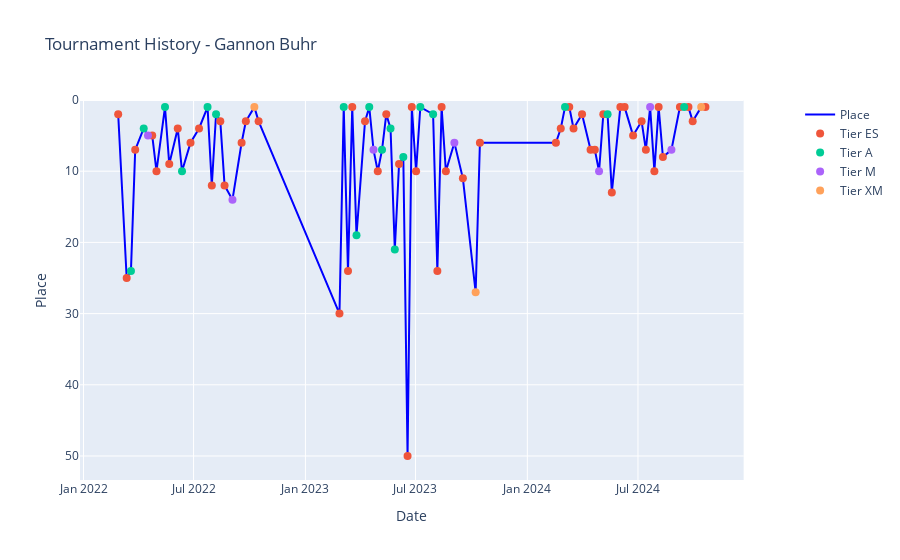

Source (notebook cell):
### Code cell
player_historic_linechart(df, 'Gannon Buhr')

### Figure 1 — Plotly figure (JSON) as saved in the notebook; plotly's stock layout.template omitted (floating-point values rounded to 4 significant figures)
{"data": [{"customdata": [2, 25, 24, 7, 4, 5, 5, 10, 1, 9, 4, 10, 6, 4, 1, 12, 2, 3, 12, 14, 6, 3, 1, 3, 30, 1, 24, 1, 19, 3, 1, 7, 10, 7, 2, 4, 21, 9, 8, 50, 1, 10, 1, 2, 24, 1, 10, 6, 11, 27, 6, 6, 4, 1, 1, 4, 2, 7, 7, 10, 2, 2, 13, 1, 1, 5, 3, 7, 1, 10, 1, 8, 7, 1, 1, 1, 3, 1, 1], "hovertemplate": "Date: %{x}<br>Place: %{customdata}<extra></extra>", "line": {"color": "blue"}, "name": "Place", "type": "scatter", "x": ["2022-02-27T00:00:00", "2022-03-13T00:00:00", "2022-03-20T00:00:00", "2022-03-27T00:00:00", "2022-04-10T00:00:00", "2022-04-17T00:00:00", "2022-04-24T00:00:00", "2022-05-01T00:00:00", "2022-05-15T00:00:00", "2022-05-22T00:00:00", "2022-06-05T00:00:00", "2022-06-12T00:00:00", "2022-06-26T00:00:00", "2022-07-10T00:00:00", "2022-07-24T00:00:00", "2022-07-31T00:00:00", "2022-08-07T00:00:00", "2022-08-14T00:00:00", "2022-08-21T00:00:00", "2022-09-03T00:00:00", "2022-09-18T00:00:00", "2022-09-25T00:00:00", "2022-10-09T00:00:00", "2022-10-16T00:00:00", "2023-02-26T00:00:00", "2023-03-05T00:00:00", "2023-03-12T00:00:00", "2023-03-19T00:00:00", "2023-03-26T00:00:00", "2023-04-09T00:00:00", "2023-04-16T00:00:00", "2023-04-23T00:00:00", "2023-04-30T00:00:00", "2023-05-07T00:00:00", "2023-05-14T00:00:00", "2023-05-21T00:00:00", "2023-05-28T00:00:00", "2023-06-04T00:00:00", "2023-06-11T00:00:00", "2023-06-18T00:00:00", "2023-06-25T00:00:00", "2023-07-02T00:00:00", "2023-07-09T00:00:00", "2023-07-30T00:00:00", "2023-08-06T00:00:00", "2023-08-13T00:00:00", "2023-08-20T00:00:00", "2023-09-03T00:00:00", "2023-09-17T00:00:00", "2023-10-08T00:00:00", "2023-10-15T00:00:00", "2024-02-17T00:00:00", "2024-02-25T00:00:00", "2024-03-03T00:00:00", "2024-03-10T00:00:00", "2024-03-17T00:00:00", "2024-03-31T00:00:00", "2024-04-14T00:00:00", "2024-04-21T00:00:00", "2024-04-28T00:00:00", "2024-05-05T00:00:00", "2024-05-12T00:00:00", "2024-05-19T00:00:00", "2024-06-02T00:00:00", "2024-06-09T00:00:00", "2024-06-23T00:00:00", "2024-07-07T00:00:00", "2024-07-14T00:00:00", "2024-07-21T00:00:00", "2024-07-28T00:00:00", "2024-08-04T00:00:00", "2024-08-11T00:00:00", "2024-08-25T00:00:00", "2024-09-08T00:00:00", "2024-09-15T00:00:00", "2024-09-22T00:00:00", "2024-09-29T00:00:00", "2024-10-13T00:00:00", "2024-10-20T00:00:00"], "xaxis": "x", "y": [2, 25, 24, 7, 4, 5, 5, 10, 1, 9, 4, 10, 6, 4, 1, 12, 2, 3, 12, 14, 6, 3, 1, 3, 30, 1, 24, 1, 19, 3, 1, 7, 10, 7, 2, 4, 21, 9, 8, 50, 1, 10, 1, 2, 24, 1, 10, 6, 11, 27, 6, 6, 4, 1, 1, 4, 2, 7, 7, 10, 2, 2, 13, 1, 1, 5, 3, 7, 1, 10, 1, 8, 7, 1, 1, 1, 3, 1, 1], "yaxis": "y"}, {"customdata": [2, 25, 7, 5, 10, 9, 4, 6, 4, 12, 3, 12, 6, 3, 3, 30, 24, 1, 3, 10, 2, 9, 50, 1, 10, 24, 1, 10, 11, 6, 6, 4, 1, 4, 2, 7, 7, 2, 13, 1, 1, 5, 3, 7, 10, 1, 8, 1, 1, 3, 1], "hovertemplate": "Date: %{x}<br>Place: %{customdata}<br>Tournament: %{text}<extra></extra>", "marker": {"size": 8}, "mode": "markers", "name": "Tier ES", "text": ["DGPT - Las Vegas Challenge presented by Innova", "DGPT - Waco Annual Charity Open presented by Prodigy Disc", "DGPT - 27th Annual Texas State Disc Golf Championship Presented by Latitude 64", "DGPT - Play It Again Sports Jonesboro Open powered by Prodigy", "DGPT - Dynamic Discs Open", "DGPT - OTB Open presented by MVP Disc Sports", "DGPT - Portland Open presented by Dynamic Discs", "DGPT - The Preserve Championship designed by Leiviska Disc Golf", "DGPT - LWS Open at Idlewild presented by Dynamic Discs & The Nati", "DGPT - Discraft's Great Lakes Open", "DGPT - Discraft Ledgestone Open", "DGPT - The TruBank Des Moines Challenge presented by Discraft", "DGPT Playoffs - Discraft's Green Mountain Championship", "DGPT - MVP Open at Maple Hill", "Disc Golf Pro Tour Championship presented by Barbasol", "DGPT - Las Vegas Challenge presented by Innova", "DGPT - Prodigy presents WACO", "DGPT - The Open at Austin presented by Lone Star Disc", "DGPT Elite - Music City Open presented by Lone Star Disc", "DGPT - Play It Again Sports Jonesboro Open presented by Prodigy", "DGPT - OTB Open presented by MVP Disc Sports", "DGPT Elite+ 2023 Portland Open presented by Latitude 64", "DGPT - Dynamic Discs Open", "DGPT - The TruBank Des Moines Challenge presented by Discraft", "DGPT - The Preserve Championship powered by Prodigy", "DGPT - Discraft Ledgestone Open", "DGPT - LWS Open at Idlewild presented by Dynamic Discs & The Nati", "DGPT - Discraft Great Lakes Open", "DGPT Playoffs - MVP Open presented by OTB", "Disc Golf Pro Tour Championship presented by Barbasol", "DGPT - All-Star Weekend - Doubles", "DGPT - Chess.com Invitational presented by Discraft", "DGPT+ Prodigy presents WACO", "DGPT - The Open at Austin presented by Flight Factory Discs", "DGPT - Texas State Disc Golf Championships - presented by Lone Star Disc", "DGPT - Play It Again Sports Jonesboro Open - presented by Westside Discs", "DGPT - Music City Open presented by Lone Star Disc", "DGPT - Dynamic Discs Open", "DGPT - OTB Open presented by MVP Disc Sports + WGE", "DGPT+ 2024 Portland Open presented by Latitude64", "DGPT - 2024 Beaver State Fling Presented by Innova", "DGPT - The Preserve Championship connected by Microsoft Teams", "DGPT - Trubank Des Moines Challenge Presented by DGA", "DGPT - Krokhol Open presented by Latitude 64", "DGPT - European Disc Golf Festival", "DGPT+ Discraft's Ledgestone Open presented by GRIPeq", "DGPT - LWS Open at Idlewild presented by Dynamic Discs & The Nati", "DGPT+ Discraft Great Lakes Open presented by Gerrit J Verburg", "DGPT Playoffs - Discraft's Green Mountain Championship at Smugglers' Notch Resort", "DGPT Playoffs- MVP Open x OTB", "DGPT Championship presented by Barbasol"], "type": "scatter", "x": ["2022-02-27T00:00:00", "2022-03-13T00:00:00", "2022-03-27T00:00:00", "2022-04-24T00:00:00", "2022-05-01T00:00:00", "2022-05-22T00:00:00", "2022-06-05T00:00:00", "2022-06-26T00:00:00", "2022-07-10T00:00:00", "2022-07-31T00:00:00", "2022-08-14T00:00:00", "2022-08-21T00:00:00", "2022-09-18T00:00:00", "2022-09-25T00:00:00", "2022-10-16T00:00:00", "2023-02-26T00:00:00", "2023-03-12T00:00:00", "2023-03-19T00:00:00", "2023-04-09T00:00:00", "2023-04-30T00:00:00", "2023-05-14T00:00:00", "2023-06-04T00:00:00", "2023-06-18T00:00:00", "2023-06-25T00:00:00", "2023-07-02T00:00:00", "2023-08-06T00:00:00", "2023-08-13T00:00:00", "2023-08-20T00:00:00", "2023-09-17T00:00:00", "2023-10-15T00:00:00", "2024-02-17T00:00:00", "2024-02-25T00:00:00", "2024-03-10T00:00:00", "2024-03-17T00:00:00", "2024-03-31T00:00:00", "2024-04-14T00:00:00", "2024-04-21T00:00:00", "2024-05-05T00:00:00", "2024-05-19T00:00:00", "2024-06-02T00:00:00", "2024-06-09T00:00:00", "2024-06-23T00:00:00", "2024-07-07T00:00:00", "2024-07-14T00:00:00", "2024-07-28T00:00:00", "2024-08-04T00:00:00", "2024-08-11T00:00:00", "2024-09-08T00:00:00", "2024-09-22T00:00:00", "2024-09-29T00:00:00", "2024-10-20T00:00:00"], "xaxis": "x", "y": [2, 25, 7, 5, 10, 9, 4, 6, 4, 12, 3, 12, 6, 3, 3, 30, 24, 1, 3, 10, 2, 9, 50, 1, 10, 24, 1, 10, 11, 6, 6, 4, 1, 4, 2, 7, 7, 2, 13, 1, 1, 5, 3, 7, 10, 1, 8, 1, 1, 3, 1], "yaxis": "y"}, {"customdata": [24, 4, 1, 10, 1, 2, 1, 19, 1, 7, 4, 21, 8, 1, 2, 1, 2, 1], "hovertemplate": "Date: %{x}<br>Place: %{customdata}<br>Tournament: %{text}<extra></extra>", "marker": {"size": 8}, "mode": "markers", "name": "Tier A", "text": ["Discraft presents THE OPEN at BELTON, a DGPT Silver Series Event", "The 2022 Open at Tallahassee - DGPT Silver Series Presented by Dynamic Discs", "2022 Santa Cruz Masters Cup (DGPT Silver Series) Presented by Innova Discs", "Discraft presents the 2022 Beaver State Fling sponsored by Resistance Discs—DGPT Silver Series", "Gatekeeper Media presents Clash at The Canyons VI - Pro Weekend", "Mid America Open DGPT Silver Series presented by Discraft", "The Memorial Championship presented by Discraft", "DGPT Silver - Innova Open at The 28th Annual Texas State Disc Golf Championships", "DGPT Silver - Innova Blue Ridge Championship at North Cove", "2023 Santa Cruz Masters Cup Presented By DGA", "DGPT Silver - Beaver State Fling Presented by Innova", "DGPT Silver - Discraft's Cascade Challenge presented by GRIPeq", "DGPT Silver Zoo Town Open Presented by Ink Realty Group Driven by Innova", "DGPT Silver - GRIPeq 41st Kansas City Wide Open Sponsored by Dynamic Discs", "DGPT Silver - Mid America Open", "The Memorial Championship presented by Discraft", "Las Vegas Challenge presented by Innova", "The Rip - DGPT Q-Series - Presented by Innova - Equipped by Diameter"], "type": "scatter", "x": ["2022-03-20T00:00:00", "2022-04-10T00:00:00", "2022-05-15T00:00:00", "2022-06-12T00:00:00", "2022-07-24T00:00:00", "2022-08-07T00:00:00", "2023-03-05T00:00:00", "2023-03-26T00:00:00", "2023-04-16T00:00:00", "2023-05-07T00:00:00", "2023-05-21T00:00:00", "2023-05-28T00:00:00", "2023-06-11T00:00:00", "2023-07-09T00:00:00", "2023-07-30T00:00:00", "2024-03-03T00:00:00", "2024-05-12T00:00:00", "2024-09-15T00:00:00"], "xaxis": "x", "y": [24, 4, 1, 10, 1, 2, 1, 19, 1, 7, 4, 21, 8, 1, 2, 1, 2, 1], "yaxis": "y"}, {"customdata": [5, 14, 7, 6, 10, 1, 7], "hovertemplate": "Date: %{x}<br>Place: %{customdata}<br>Tournament: %{text}<extra></extra>", "marker": {"size": 8}, "mode": "markers", "name": "Tier M", "text": ["PDGA Champions Cup Presented by Bushnell", "2022 PDGA Professional Disc Golf World Championships Presented by Dynamic Discs", "PDGA Champions Cup Presented by Bushnell", "2023 PDGA Professional Disc Golf World Championships Presented by L.L.Bean", "2024 PDGA Champions Cup", "2024 European Open presented by Discmania", "2024 PDGA Professional Disc Golf World Championships Presented by Zuca"], "type": "scatter", "x": ["2022-04-17T00:00:00", "2022-09-03T00:00:00", "2023-04-23T00:00:00", "2023-09-03T00:00:00", "2024-04-28T00:00:00", "2024-07-21T00:00:00", "2024-08-25T00:00:00"], "xaxis": "x", "y": [5, 14, 7, 6, 10, 1, 7], "yaxis": "y"}, {"customdata": [1, 27, 1], "hovertemplate": "Date: %{x}<br>Place: %{customdata}<br>Tournament: %{text}<extra></extra>", "marker": {"size": 8}, "mode": "markers", "name": "Tier XM", "text": ["United States Disc Golf Championship", "United States Disc Golf Championship", "2024 United States Disc Golf Championship"], "type": "scatter", "x": ["2022-10-09T00:00:00", "2023-10-08T00:00:00", "2024-10-13T00:00:00"], "xaxis": "x", "y": [1, 27, 1], "yaxis": "y"}], "layout": {"hovermode": "x unified", "showlegend": true, "title": {"text": "Tournament History - Gannon Buhr"}, "xaxis": {"anchor": "y", "domain": [0, 0.94], "title": {"text": "Date"}}, "yaxis": {"anchor": "x", "autorange": "reversed", "domain": [0, 1], "rangemode": "tozero", "title": {"text": "Place"}}, "yaxis2": {"anchor": "x", "overlaying": "y", "side": "right"}}}
